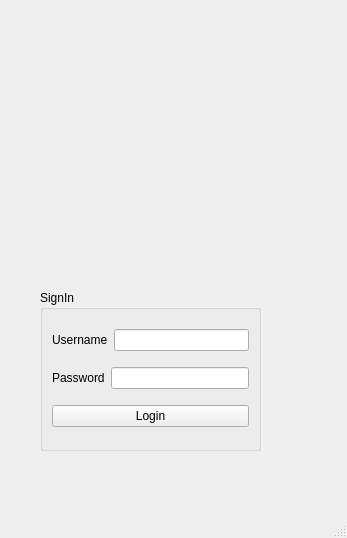
<?xml version="1.0" encoding="UTF-8"?>
<ui version="4.0">
 <class>MainWindow</class>
 <widget class="QMainWindow" name="MainWindow">
  <property name="geometry">
   <rect>
    <x>0</x>
    <y>0</y>
    <width>347</width>
    <height>538</height>
   </rect>
  </property>
  <property name="windowTitle">
   <string>MainWindow</string>
  </property>
  <widget class="QWidget" name="centralwidget">
   <widget class="QGroupBox" name="groupBox">
    <property name="geometry">
     <rect>
      <x>40</x>
      <y>290</y>
      <width>221</width>
      <height>161</height>
     </rect>
    </property>
    <property name="title">
     <string>SignIn</string>
    </property>
    <layout class="QVBoxLayout" name="verticalLayout">
     <item>
      <layout class="QHBoxLayout" name="horizontalLayout">
       <item>
        <widget class="QLabel" name="label">
         <property name="text">
          <string>Username</string>
         </property>
        </widget>
       </item>
       <item>
        <widget class="QLineEdit" name="lineEdit_username"/>
       </item>
      </layout>
     </item>
     <item>
      <layout class="QHBoxLayout" name="horizontalLayout_2">
       <item>
        <widget class="QLabel" name="label_2">
         <property name="text">
          <string>Password</string>
         </property>
        </widget>
       </item>
       <item>
        <widget class="QLineEdit" name="lineEdit_password"/>
       </item>
      </layout>
     </item>
     <item>
      <widget class="QPushButton" name="pushButton_login">
       <property name="text">
        <string>Login</string>
       </property>
      </widget>
     </item>
    </layout>
   </widget>
  </widget>
  <widget class="QMenuBar" name="menubar">
   <property name="geometry">
    <rect>
     <x>0</x>
     <y>0</y>
     <width>347</width>
     <height>21</height>
    </rect>
   </property>
  </widget>
  <widget class="QStatusBar" name="statusbar"/>
 </widget>
 <resources/>
 <connections/>
</ui>
